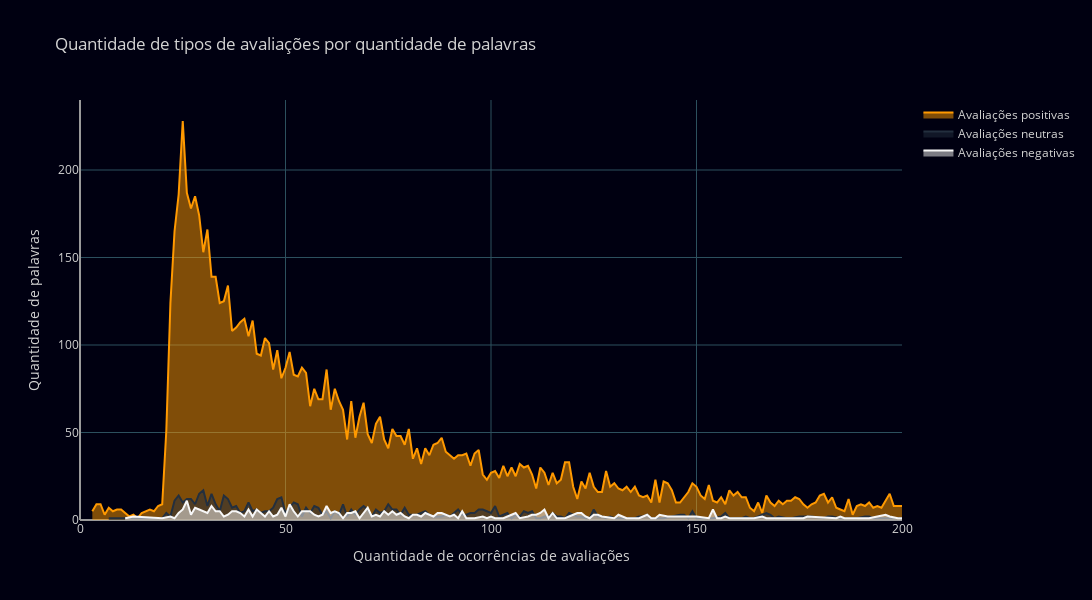

The code cell stored with this chart in its notebook:
### Markdown cell above
Confirmando através do gráfico o que foi visto com a descrição do atributo 'overall'. Note o quão desigual é esse conjunto de dados. Mas não vamos desanimar, *'é nas dificuldades que se fazem os mais fortes'*

### Code cell
neg_df = df.loc[df['overall'] < 3, 'reviewTextLen'].value_counts().sort_index()
neu_df = df.loc[df['overall'] == 3, 'reviewTextLen'].value_counts().sort_index()
pos_df = df.loc[df['overall'] > 3, 'reviewTextLen'].value_counts().sort_index()

fig = go.Figure()
fig.add_trace(go.Scatter(x=pos_df.index, y=pos_df.values, name='Avaliações positivas', fill='tozeroy'))
fig.add_trace(go.Scatter(x=neu_df.index, y=neu_df.values, name='Avaliações neutras', fill='tozeroy'))
fig.add_trace(go.Scatter(x=neg_df.index, y=neg_df.values, name='Avaliações negativas', fill='tozeroy'))

fig.update_layout(
    title='<span>Quantidade de tipos de avaliações por quantidade de palavras</span>', 
    autosize=False,
    width=1100,
    height=600,
    xaxis=dict(title='<span>Quantidade de ocorrências de avaliações</span>'),
    yaxis=dict(title='<span>Quantidade de palavras</span>'),
    template='my_theme'
    )

fig.update_xaxes(range=[0, 200])

### Figure 1 — Plotly figure (JSON) as saved in the notebook; plotly's stock layout.template omitted (floating-point values rounded to 4 significant figures; data arrays with more than 128 entries replaced by an {"elided": "..."} marker saying what was removed)
{"data": [{"fill": "tozeroy", "name": "Avaliações positivas", "type": "scatter", "x": {"elided": "545 int values"}, "y": {"elided": "545 int values"}}, {"fill": "tozeroy", "name": "Avaliações neutras", "type": "scatter", "x": {"elided": "256 int values"}, "y": {"elided": "256 int values"}}, {"fill": "tozeroy", "name": "Avaliações negativas", "type": "scatter", "x": {"elided": "193 int values"}, "y": {"elided": "193 int values"}}], "layout": {"autosize": false, "height": 600, "title": {"text": "<span>Quantidade de tipos de avaliações por quantidade de palavras</span>"}, "width": 1100, "xaxis": {"range": [0, 200], "title": {"text": "<span>Quantidade de ocorrências de avaliações</span>"}}, "yaxis": {"title": {"text": "<span>Quantidade de palavras</span>"}}}}
